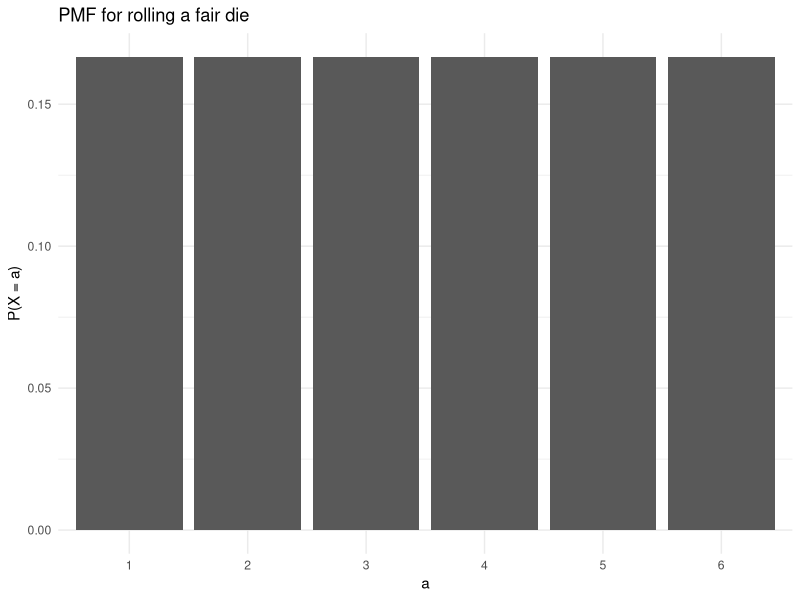
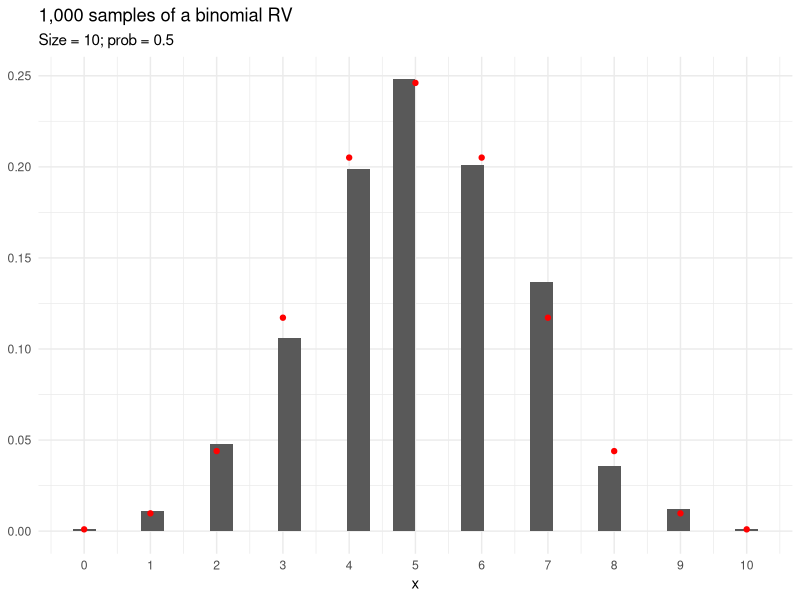
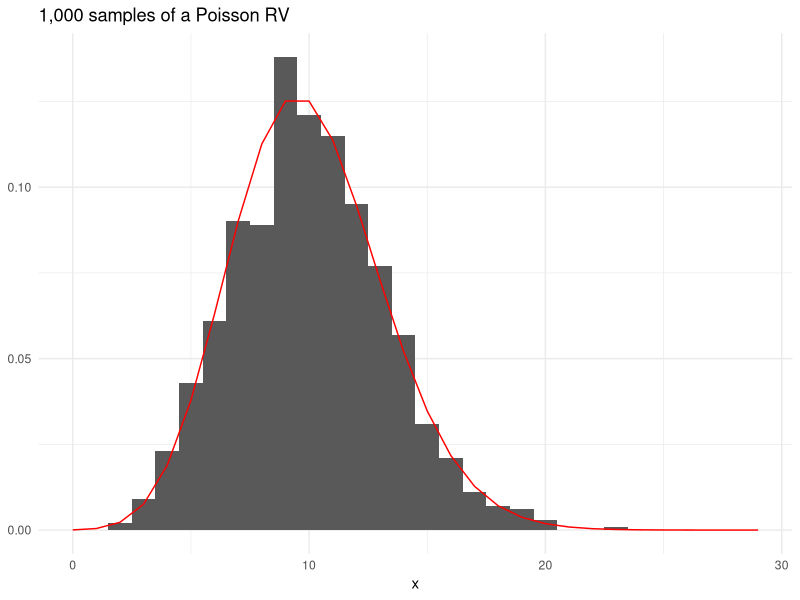
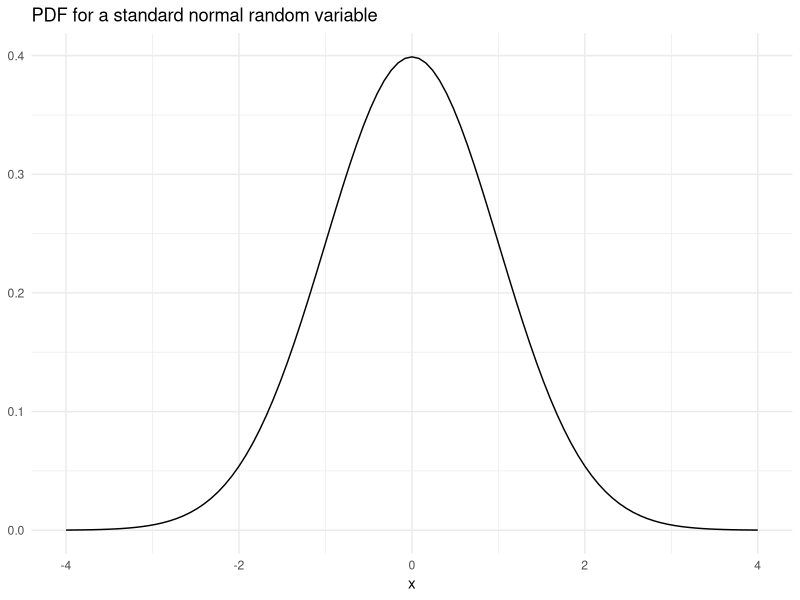
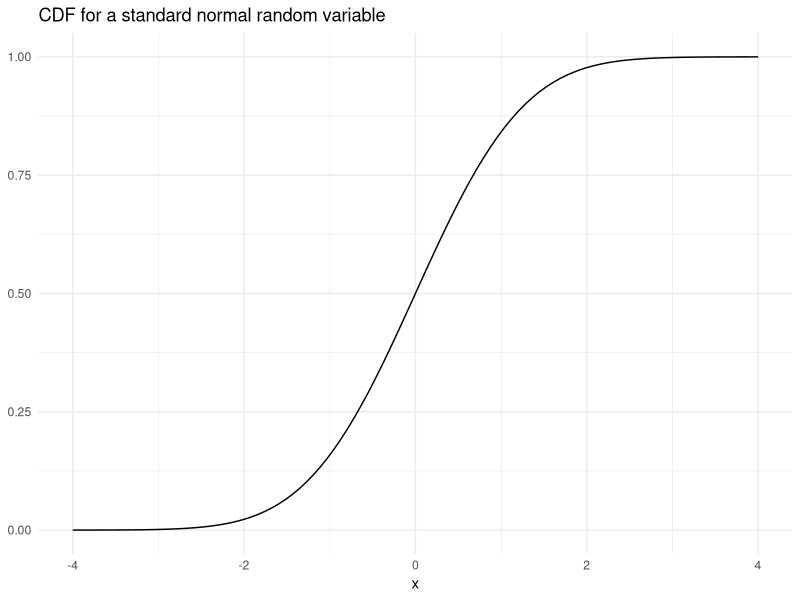
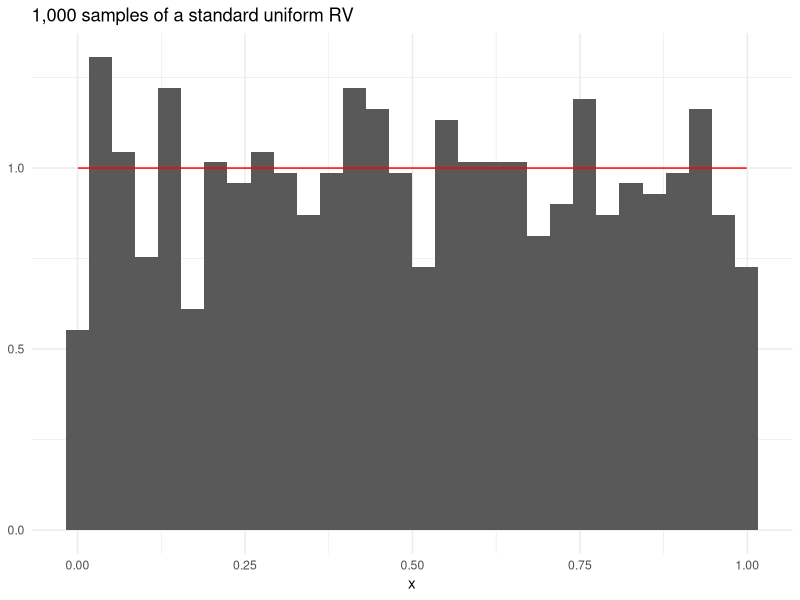
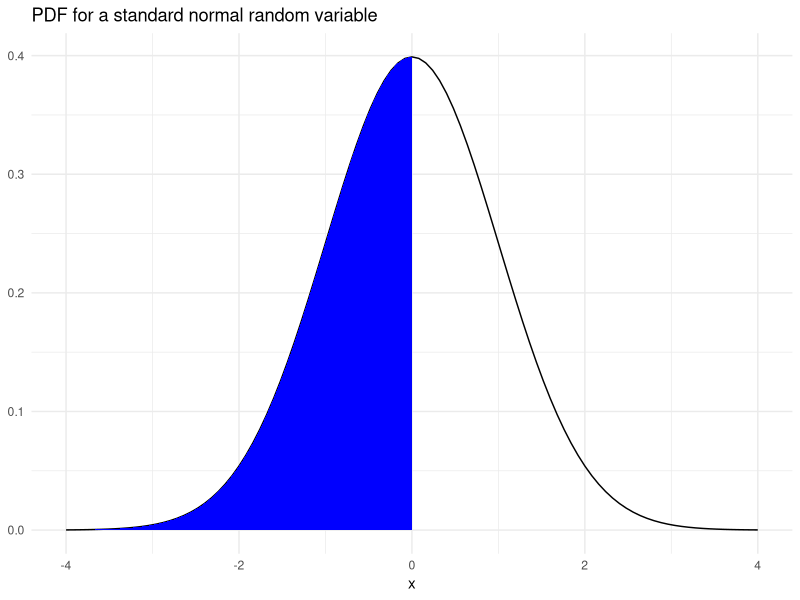
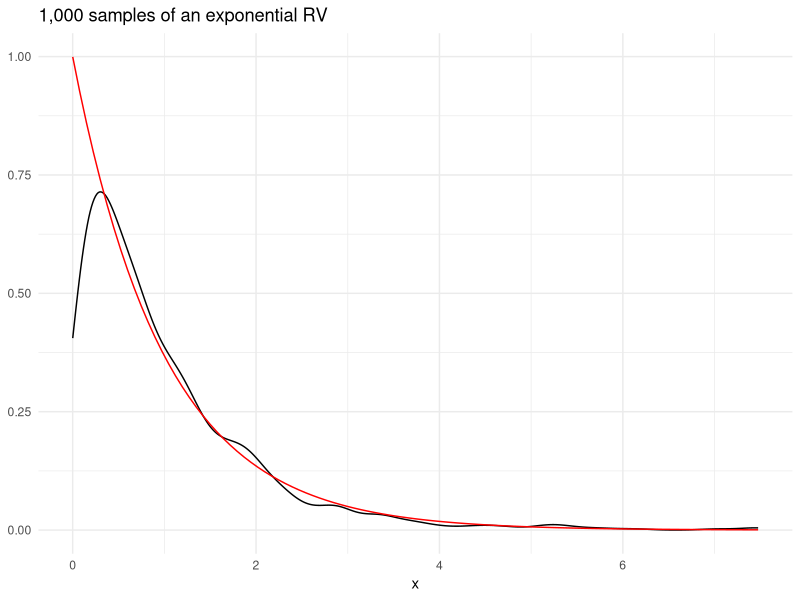

Write R code to recreate these figures, in order. (Note: this script raises an error after producing the figures.)
## ---- chunk 1
#| echo: false

exercise_number <- 1

## ---- chunk 2
#| label: rmarkdown-setup
#| echo: false
#| message: false
#| warning: false

library(MASS)
library(tidyverse)
library(broom)

theme_set(theme_minimal())

## ---- chunk 3
#| label: fig-die
#| fig-cap: PMF for rolling a fair die
#| code-fold: true

tibble(
  a = factor(1:6),
  `P(X = a)` = rep(1 / 6, 6)
) |>
  ggplot(aes(a, `P(X = a)`)) +
  geom_col() +
  labs(title = "PMF for rolling a fair die")

## ---- chunk 4
#| label: fig-binomial
#| fig-cap: 1,000 random draws from a binomial distribution with 10 trials and p = 0.5
#| code-fold: true
#| message: false

tibble(
  x = rbinom(n = 1000, size = 10, prob = 0.5)
) |>
  ggplot(aes(x)) +
  geom_histogram(aes(y = after_stat(count / sum(count)))) +
  scale_x_continuous(breaks = 0:10) +
  geom_point(data = tibble(x = 0:10, y = map_dbl(0:10, dbinom, size = 10, prob = 0.5)),
             aes(x, y),
             color = "red") +
  labs(
    title = "1,000 samples of a binomial RV",
    subtitle = "Size = 10; prob = 0.5",
    y = NULL
  ) 

## ---- chunk 5
dbinom(x = 10, size = 10, prob = 0.5)

## ---- chunk 6
pbinom(q = 3, size = 10, prob = 0.5)

## ---- chunk 7
qbinom(p = 0.1, size = 10, prob = 0.5)

## ---- chunk 8
rbinom(n = 10, size = 10, prob = 0.5)

## ---- chunk 9
#| echo: false

exercise_number <- exercise_number + 1
## ---- chunk 10
#| label: fig-poisson
#| code-fold: true
#| fig-cap: 1,000 samples of a Poisson RV
#| message: false

set.seed(20200905)

tibble(
  x = rpois(1000, lambda = 10)
) |>
  ggplot(aes(x)) +
  geom_histogram(aes(y = after_stat(count / sum(count)))) +
  scale_x_continuous(limits = c(0, 29)) +
  stat_function(fun = dpois, n = 30, color = "red", args = list(lambda = 10)) + 
  labs(
    title = "1,000 samples of a Poisson RV",
    y = NULL
  ) 

## ---- chunk 11
sample(x = 1:6, size = 1)

## ---- chunk 12
sample(
  x = c("rain", "sunshine"), 
  size = 1, 
  prob = c(0.1, 0.9)
)

## ---- chunk 13
#| echo: false

exercise_number <- exercise_number + 1
## ---- chunk 14
#| code-fold: true

tibble(x = c(-4, 4)) |>
  ggplot(aes(x)) +
  stat_function(fun = dnorm, n = 101, args = list(mean = 0, sd = 1)) + 
  labs(
    title = "PDF for a standard normal random variable",
    y = NULL
  ) 

## ---- chunk 15
#| code-fold: true

tibble(x = c(-4, 4)) |>
  ggplot(aes(x)) +
  stat_function(fun = pnorm, n = 101, args = list(mean = 0, sd = 1)) + 
  labs(
    title = "CDF for a standard normal random variable",
    y = NULL
  ) +
  theme_minimal()

## ---- chunk 16
#| code-fold: true
#| message: false

set.seed(20200904)

tibble(
  x = runif(1000)
) |>
  ggplot(aes(x)) +
  geom_histogram(aes(y = after_stat(density))) +
  stat_function(fun = dunif, n = 101, color = "red") + 
  labs(
    title = "1,000 samples of a standard uniform RV",
    y = NULL
  ) 

## ---- chunk 17
#| code-fold: true

tibble(x = c(-4, 4)) |>
  ggplot(aes(x)) +
  stat_function(fun = dnorm, n = 101, args = list(mean = 0, sd = 1)) + 
  geom_area(stat = "function", fun = dnorm, fill = "blue", xlim = c(-4, 0)) +
  labs(
    title = "PDF for a standard normal random variable",
    y = NULL
  ) 

## ---- chunk 18
#| echo: false

exercise_number <- exercise_number + 1
## ---- chunk 19
#| code-fold: true

tibble(
  x = rexp(n = 1000, rate = 1)
) |>
  ggplot(aes(x)) +
  geom_density() +
  stat_function(fun = dexp, n = 101, args = list(rate = 1), color = "red") + 
  labs(
    title = "1,000 samples of an exponential RV",
    y = NULL
  ) 

## ---- chunk 20
x <- rbinom(n = 10, size = 10, prob = 0.3)

x

## ---- chunk 21
mle_binom <- sum(x) / (10 * 10)

## ---- chunk 22
x <- rnorm(n = 200, mean = 0, sd = 1)

## ---- chunk 23
mean_hat <- mean(x)

sigma2_hat <- mean((x - mean(x)) ^ 2)


tibble(x = x) |>
  ggplot() +
  geom_histogram(aes(x, y = after_stat(density))) +
  stat_function(fun = dnorm, color = "red", args = list(mean = mean_hat, sd = sqrt(sigma2_hat)))

## ---- chunk 24
x <- rexp(n = 200, rate = 10)

mle_exp <- 1 / mean(x)

tibble(x = x) |>
  ggplot() +
  geom_histogram(aes(x, y = after_stat(density))) +
  stat_function(fun = dexp, color = "red", args = list(rate = mle_exp))

## ---- chunk 25
#| echo: false

exercise_number <- exercise_number + 1
## ---- chunk 26
#| code-fold: true

x <- c(
  30970.787, 10901.544, 15070.015, 10445.772, 8972.258, 
  15759.614, 13341.328, 18498.858, 134462.066, 17498.930, 
  7112.306, 27336.795, 75526.381, 110123.606, 32910.618, 
  16764.452, 21244.380, 18952.455, 954373.470, 4219.635,
  7078.766, 27657.996, 18337.097, 14566.525, 14220.000, 
  21457.202, 9322.311, 26018.018, 96325.728, 26780.329, 
  25833.356, 10719.360, 8642.935, 29302.623, 10517.174,
  33831.547, 339077.456, 5805.707, 141505.710, 28168.790, 
  10446.378, 4993.349, 27502.949, 35519.162, 45761.505, 
  26163.096, 72163.668, 15515.435, 69396.895, 84972.590, 
  67248.460, 26966.374, 24624.339, 4779.110, 23330.279,
  196311.913, 20517.739, 80257.587, 32108.466, 9735.061, 
  20502.579, 2544.004, 165909.040, 20949.512, 16643.695, 
  30267.741, 8359.024, 13355.154, 8425.988, 4491.550,
  32071.872, 61648.149, 75074.135, 62842.985, 26040.648, 
  68733.979, 63368.710, 11157.211, 5782.610, 3629.674, 
  44399.230, 2852.381, 8200.453, 41249.003, 15006.791,
  808974.653, 30705.915, 6341.954, 28208.144, 5409.821,
  54566.805, 10894.864, 4583.550, 31110.875, 43474.872, 
  69059.161, 33054.574, 8789.910, 218887.477, 11051.292, 
  3366.743, 63853.329, 68756.561, 48031.259, 11707.191,
  26593.634, 8868.942, 19225.309, 27704.670, 10666.549, 
  47151.963, 20343.604, 123932.502, 33030.986, 5412.023, 
  23540.382, 9894.513, 52742.541, 21397.990, 25100.143,
  23757.882, 48347.300, 4325.134, 23816.776, 11907.656, 
  24179.849, 25967.574, 7531.294, 15131.240, 21595.781, 
  40473.936, 35390.849, 4060.563, 55334.157, 37058.771, 
  34050.456, 17351.500, 7453.829, 48131.565, 10576.746,
  26450.754, 33592.986, 21425.018, 34729.337, 77370.078, 
  5819.325, 9067.356, 19829.998, 20120.706, 3637.042, 
  44812.638, 22930.229, 29683.776, 76366.822, 15464.594, 
  1273.101, 53036.266, 2846.294, 114076.200, 14492.680, 
  55071.554, 31597.849, 199724.125, 52332.510, 98411.129, 
  43108.506, 6580.620, 12833.836, 8846.348, 7599.796, 
  6952.447, 30022.143, 24829.739, 40784.581, 8997.219,
  3786.354, 11515.298, 116515.617, 137873.967, 3282.185,
  107886.676, 13184.850, 51083.235, 2907.886, 51827.538, 
  37564.196, 23196.399, 20169.037, 9020.364, 11118.250, 
  56930.060, 11657.302, 84642.584, 44948.450, 16610.166, 
  5509.231, 4770.262, 15614.233, 5993.999, 22628.114
)
## ---- chunk 27
#| label: fig-mvnorm
#| fig-cap: "Samples from Multivariate Normal Distributions"
#| fig-subcap:
#|   - "Strong Positive Covariance"
#|   - "Weak Covariance"
#|   - "Strong Negative Covariance" 
#| layout-ncol: 3

Sigma1 <- matrix(c(1, 0.8, 
                   0.8, 1),
                 nrow = 2,
                 byrow = TRUE)
  
mvrnorm(n = 1000, mu = c(0, 0), Sigma = Sigma1) |>
  as_tibble() |>
  ggplot(aes(V1, V2)) +
  geom_point()

Sigma2 <- matrix(c(1, 0.2, 
                   0.2, 1),
                 nrow = 2,
                 byrow = TRUE)

mvrnorm(n = 1000, mu = c(0, 0), Sigma = Sigma2) |>
  as_tibble() |>
  ggplot(aes(V1, V2)) +
  geom_point()

Sigma3 <- matrix(c(1, -0.8, 
                   -0.8, 1),
                 nrow = 2,
                 byrow = TRUE)

mvrnorm(n = 1000, mu = c(0, 0), Sigma = Sigma3) |>
  as_tibble() |>
  ggplot(aes(V1, V2)) +
  geom_point()

## ---- chunk 28
#' Count the proportion of n tosses that turn up heads
#'
#' @param n An integer for the number of tosses
#'
#' @return The proportion of n tosses that turn up heads
#' 
count_heads <- function(n) {
  
  # toss the fair coin n times
  coin_tosses <- rbinom(n = n, size = 1, prob = 0.5)
    
  coin_tosses <- if_else(coin_tosses == 1, "heads", "tails")
  
  # calculate the proportion of heads
  prop_heads <- mean(coin_tosses == "heads")
  
  return(prop_heads)
  
}

## ---- chunk 29
set.seed(11)
count_heads(n = 10)

## ---- chunk 30
set.seed(20)
count_heads(n = 1000000)

## ---- chunk 31
coin <- c("heads", "tails")

set.seed(20210901)

tibble(
  `Number of flips` = 1:1000,
  head = sample(x = coin, size = 1000, replace = TRUE) == "heads"
) |>
  mutate(`Proportion of heads` = cummean(head)) |>
  ggplot(aes(`Number of flips`, `Proportion of heads`)) +
  geom_hline(yintercept = 0.5, color = "red") +
  geom_step() +
  scale_y_continuous(limits = c(0, 1)) +
  labs(title = "Proportion of heads by number of flips")

## ---- chunk 32
#' Calculate the proportion of unique values from a vector of integers included 
#' in a bootstrap sample
#'
#' @param integers A vector of integers
#'
#' @return The proportion of integers included in the bootstrap sample
#' 
count_uniques <- function(integers) {
  
  # generate a bootstrap sample
  samples <- sample(integers, size = length(integers), replace = TRUE)
  
  # calculate the proportion of unique values from the original vector
  prop_unique <- length(unique(samples)) / length(integers)
  
  return(prop_unique)
  
}

## ---- chunk 33
prop_unique <- vector(mode = "numeric", length = 100000)
for (i in seq_along(prop_unique)) {
  
  prop_unique[i] <- count_uniques(integers = 1:100)
  
}

## ---- chunk 34
mean(prop_unique)

## ---- chunk 35
quantile(prop_unique, probs = c(0.025, 0.975))

## ---- chunk 36
expand_grid(
  x = seq(0, 4, 0.1),
  y = seq(0, 2, 0.1)
) |>
ggplot() +
  ggforce::geom_circle(aes(x0 = 2, y0 = 1, r = 1), fill = "blue", color = NA) +
  geom_rect(aes(xmin = 0, xmax = 1, ymin = 0, ymax = 1), fill = "red", color = NA) +
  geom_rect(aes(xmin = 0, xmax = 3, ymin = 0, ymax = 2), fill = NA, color = "black") +
  coord_fixed()

## ---- chunk 37
number_of_samples <- 2000000

# sample points in a rectangle with x in [0, 3] and y in [0, 2]
set.seed(20210907)
samples <- tibble(
  x = runif(number_of_samples, min = 0, max = 3),
  y = runif(number_of_samples, min = 0, max = 2)
)

# calculate if (x, y) is in the circle, the square, or neither
samples <- samples |>
  mutate(
    in_square = between(x, 0, 1) & between(y, 0, 1),
    in_circle = (x - 2) ^ 2 + (y - 1) ^ 2 < 1
  ) 

# calculate the proportion of samples in each shape
prop_in_shapes <- samples |>
  summarize(
    prop_in_square = mean(in_square), 
    prop_in_circle = mean(in_circle)
  ) 

# calculate the ratio
prop_in_shapes |>
  mutate(prop_in_circle / prop_in_square) |>
  print(digits = 3)

## ---- chunk 38
set.seed(20210906)

data <- map(
  .x = 1:1000,
  .f = ~ tibble(
    x = rnorm(n = 10000, mean = 0, sd = 2),
    epsilon = rnorm(n = 10000, mean = 0, sd = 10),
    y = 5 + 15 * x + epsilon
  )
)

## ---- chunk 39
estimated_models <- map(
  .x = data,
  .f = ~ lm(y ~ x, data = .x)
)

## ---- chunk 40
coefficients <- map_df(
  .x = estimated_models,
  .f = tidy,
  conf.int = TRUE
)

## ---- chunk 41
model_metrics <- map_df(
  .x = estimated_models,
  .f = glance
) 

model_metrics |>
  ggplot(aes(sigma)) +
  geom_histogram() +
  labs(title = "Plot of the estimated residual standard errors")

## ---- chunk 42
coefficients |>
  ggplot(aes(estimate)) +
  geom_histogram() +
  facet_wrap(~term, scales = "free_x") +
  labs(title = "Coefficients estimates across 10,000 samples")

## ---- chunk 43
coefficients |>
  group_by(term) |>
  summarize(
    mean(estimate), 
    sd(estimate)
  )

## ---- chunk 44
coefficients |>
  filter(term == "x") |>
  summarize(ci_contain_beta = mean(conf.low <= 15 & conf.high >= 15))

coefficients |>
  filter(term == "(Intercept)") |>
  summarize(ci_contain_beta = mean(conf.low <= 5 & conf.high >= 5))

## ---- chunk 45
generate_queue <- function(t, lambda, mu) {
  
  # 1 sample t and s
  t_i <- rexp(100, rate = lambda) 
  s_i <- rexp(100, rate = mu) 
  
  while(sum(t_i) < t) {
    
    t_i <- c(t_i, rexp(100, rate = lambda)) 
    s_i <- c(s_i, rexp(100, rate = mu))
    
  }
  
  # 2 calculate a
  a_i <- cumsum(t_i)
  
  #
  w_i <- vector(mode = "double", length = length(t_i))
  d_i <- vector(mode = "double", length = length(t_i)) 
  d_i[1] <- a_i[1] + s_i[1]
  w_i[1] <- 0
  for (i in seq_along(d_i)) {
    
    w_i[i] <- max(0, d_i[i - 1] - a_i[i])
    d_i[i] <- a_i[i] + w_i[i] + s_i[i]
                
  }
  
  tibble(
    interarrival_time = t_i,
    arrival_time = a_i,
    service_time = s_i,
    wait_time = w_i,
    departure_time = d_i
  )
  
}


## ---- chunk 46
set.seed(19920401)
queue <- generate_queue(t = 100, lambda = 1, mu = 1)

queue

## ---- chunk 47
flow <- tibble::tibble(
  time = c(queue$arrival_time, queue$departure_time),
  type = c(rep("arrival", length(queue$arrival_time)), 
           rep("departure", length(queue$departure_time))), 
  change = c(rep(1, length(queue$arrival_time)), rep(-1, length(queue$departure_time))),
) |>
  arrange(time) |> 
  filter(time < 100) |> 
  mutate(queue = cumsum(change) - 1)

flow |>
  ggplot(aes(time, queue)) +
  geom_step() +
  labs(title = "Simulated queue at the Social Security office")

## ---- chunk 48
#' Generate wait times at the queue
#'
#' @param person_number An integer for the person of interest
#' @param iterations An integer for the number of Monte Carlo iterations
#' @param t A t for the maximum time
#'
#' @return A vector of wait times
#' 
generate_waits <- function(person_number, iterations, t) {
  
  wait_time <- vector(mode = "numeric", length = iterations)
  for (i in seq_along(wait_time)) {
    
    wait_time[i] <- generate_queue(t = t, lambda = 1, mu = 1)$wait_time[person_number]
    
  }
  
  return(wait_time)
  
}

set.seed(20200908)
wait_time <- generate_waits(person_number = 5, iterations = 10000, t = 50)

mean(wait_time)

quantile(wait_time, probs = c(0.025, 0.5, 0.975))

## ---- chunk 49
#| echo: false

exercise_number <- exercise_number + 1
## ---- chunk 50
#| echo: false

exercise_number <- exercise_number + 1
## ---- chunk 51
#| include: false

sample_n <- function() {
  
  x1 <- rnorm(n = 1, mean = 0, sd = 1)
  x2 <- rnorm(n = 1, mean = 1, sd = 1)
  x3 <- rnorm(n = 1, mean = 2, sd = 1)
  
  x1 < x2 & x2 < x3
  
}

mean(map_lgl(.x = 1:10000, .f = ~sample_n()))
